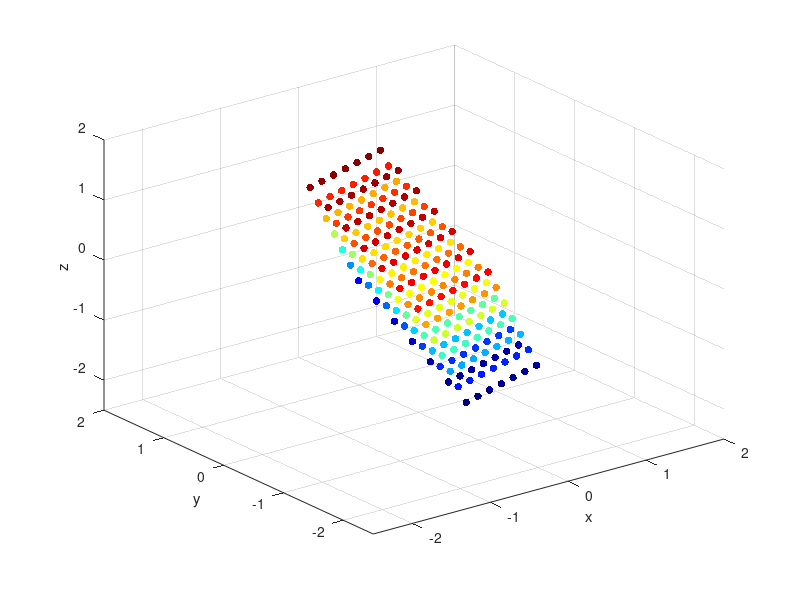

This chart was generated by the following MATLAB code: (Note: this script raises an error after producing the figure.)
clear; close all; clc;

% A = [1,2,3; 1,2,1;3,5,4];
% A = [1 2 3;2,1,4;3,4,1]; % shear
% A = [1,0,0;0,2,0;0,0,3]; % scaling
% A = [0,1,0; 1,0,0; 0,0,1] % xy permutation
% A = [1,0,0; 0,0,1; 0,1,0] % yz permutation
% A = [0,0,1; 0,1,0; 1,0,0] % xz permutation
% angle = pi/4; A = [1,0,0;0,cos(angle),-sin(angle);0,sin(angle),cos(angle)]; % rotation around x
% A=[1,0,0;0,1,0;0,0,0]; % projection on xy plane
vector1 = [-1,2,1]'; vector2 = [1,1,1]'; A = [vector1/norm(vector1) vector2/norm(vector2)]*[vector1/norm(vector1) vector2/norm(vector2)]'; % projection onto a plane defined with vectors 1 & 2

%% animation with dots
[X,Y,Z] = ndgrid(-1:0.3:1);
n_steps = 100;
n_cam=200;
step_mtx = eye(3);
newXYZ=A*[X(:), Y(:), Z(:)]';
xyz_min=min(min(min([newXYZ(:),newXYZ(:),newXYZ(:)]')))*1.5;
xyz_max=max(max(max([newXYZ(:),newXYZ(:),newXYZ(:)]')))*1.5;
LIMS = [xyz_min, xyz_max];

dot_colors = jet(length(X(:)));

figure(2)
set(gcf,'color','w')
scatter3(X(:),Y(:),Z(:),30,dot_colors,'filled');
xlim(LIMS); ylim(LIMS); zlim(LIMS);
% axis off
grid on;
hold on;
% line([xyz_min, xyz_max], [0,0], [0,0],'linewidth',3)
% line([0,0], [xyz_min, xyz_max], [0,0],'linewidth',3)
% line([0,0], [0,0], [xyz_min, xyz_max],'linewidth',3)
xlabel('x'); ylabel('y'); zlabel('z')
hold off;
pause;
for i_steps = 1:n_steps+n_cam
    step_mtx = (A-eye(3))/n_steps*i_steps;
    if i_steps<=n_steps
        new_xyz = (eye(3)+step_mtx)*[X(:), Y(:), Z(:)]';
        scatter3(new_xyz(1,:), new_xyz(2,:), new_xyz(3,:),30,dot_colors,'filled');
        grid on; hold on;
%         line([xyz_min, xyz_max], [0,0], [0,0],'linewidth',3)
%         line([0,0], [xyz_min, xyz_max], [0,0],'linewidth',3)
%         line([0,0], [0,0], [xyz_min, xyz_max],'linewidth',3)
        hold off;
        xlim(LIMS); ylim(LIMS); zlim(LIMS);
        xlabel('x'); ylabel('y'); zlabel('z')
    else
        az=-37.5+360*(i_steps-n_steps)/n_cam;
        el=30;
        view(az,el)
    end
%     F(i_steps)=getframe(gcf);
    
    
    pause(0.01);
end
% 
% % create the video writer with 1 fps
% writerObj = VideoWriter('3d_to_2d_transformation.avi');
% writerObj.FrameRate = 30;
% % set the seconds per image
% % open the video writer
% open(writerObj);
% % write the frames to the video
% for i=1:length(F)
%     % convert the image to a frame
%     frame = F(i) ;
%     writeVideo(writerObj, frame);
% end
% % close the writer object
% close(writerObj);



%% SVD
[U,S,V] = svd(A);
hold on;
for i = 1:3
    mArrow3([0,0,0],[U(1,i)*S(i,i),U(2,i)*S(i,i),U(3,i)*S(i,i)],'color','b');
    hold on;
end

for i = 1:3
    mArrow3([0,0,0],[V(1,i),V(2,i),V(3,i)],'color','g');
end
set(gcf,'position',[249 86 763 637  ]);
clear F
for i_steps = 1:600
    F(i_steps)=getframe(gcf);
    
    az=-37.5+360*(i_steps)/600;
    el=30;
    view(az,el)
    xlim(LIMS); ylim(LIMS); zlim(LIMS);
    drawnow
end

% create the video writer with 1 fps
writerObj = VideoWriter('3d_to_2dSVD.avi');
writerObj.FrameRate = 30;
% set the seconds per image
% open the video writer
open(writerObj);
% write the frames to the video
for i=1:length(F)
    % convert the image to a frame
    frame = F(i) ;
    writeVideo(writerObj, frame);
end
% close the writer object
close(writerObj);
